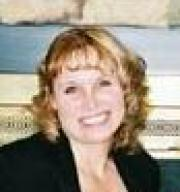
#> input picture 01_code/68pts_classifications/faces/file0005.jpg, 180 x 192 px
$ python -i auxiliary.py   (imports and definitions only)   (older library calls are emulated)
#> lines starting #> are read from the running program, lines starting #| are printed output that depends on the picture
#> further down, picture is the input picture: shape (192, 180, 3); mean B, G, R 130.7, 146, 157.2
#! /usr/bin/env python3
# -*- coding: utf-8 -*-

__author__ = "chen"

import cv2 as cv
import time
from PIL import Image
import numpy as np
import csv

class Mouth_Decector(object):

    def __init__(self):
        # load classifiers
        self.harr_face = cv.CascadeClassifier('../01_dataset_GENKI_4K/haarcascade_frontalface_default.xml')
        self.harr_mouth = cv.CascadeClassifier('../01_dataset_GENKI_4K/haarcascade_mouth.xml')


    # FA detected face as detected face
    def find_max_square(self, squares, tag='square', verbose=0):
        max_square_size = 0
        max_square = []
        if len(squares) > 0:
            # squares: [0]: x; [1]: y; [2]: width; [3]: height
            for (x, y, w, h) in squares:
                if  w * h > max_square_size:
                    max_square_size = w * h
                    max_square = [x, y, w, h]

            if verbose > 0:
                if len(max_square) == 0: # did not detect face
                    print('no %s found')# in %s' % (tag, img_path))
                else:
                    print('find %s @ %s' % (tag, str(max_square)))
        return max_square

    def find_lowest_square(self, squares, tag='square', verbose=0):
        max_y = 0
        lowest_square = []
        if len(squares) > 0:
            # squares: [0]: x; [1]: y; [2]: width; [3]: height
            for (x, y, w, h) in squares:
                if  y > max_y:
                    max_y = y
                    lowest_square = [x, y, w, h]

            if verbose > 0:
                if len(lowest_square) == 0: # did not detect face
                    print('no %s found in')# %s' % (tag, img_path))
                else:
                    print('find %s @ %s' % (tag, str(lowest_square)))

        return lowest_square

    def find_mouth(self, img, is_square_face=False, is_square_mouth=False):
        # runing the classifiers
    #     img = imread(img_path)
#> called with is_square_face = False, is_square_mouth = False
        gray = cv.cvtColor(img, cv.COLOR_BGR2GRAY)
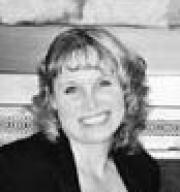
#> gray: shape (192, 180); min 0, max 255, mean 147.6
        faces = self.harr_face.detectMultiScale(gray, 1.3, 5)
#> faces = [[42, 52, 92, 92]]
        max_face = self.find_max_square(faces, tag='face')
#> the loop in find_max_square, `for (x, y, w, h) in squares:` made 1 pass
#> (x, y, w, h, max_square_size) on pass 1: (42, 52, 92, 92, 8464)
#> after the loop in find_max_square, `for (x, y, w, h) in squares:`: max_square_size = 8464
#> max_face = [42, 52, 92, 92]
        # for (x, y, w, h) in faces:
        # img = cv.rectangle(img, (x,y), (x+w, y+h), (255,0,0), 2)
        if len(max_face) > 0:
            x, y, w, h = max_face
#> x = 42; y = 52; w = 92; h = 92
            face_gray = gray[y:y+h, x:x+w]
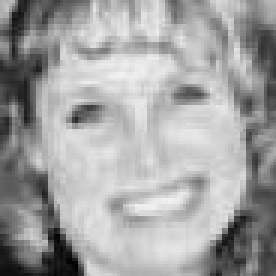
#> face_gray: shape (92, 92) (shown 3 times larger); min 2, max 242, mean 162.1
            face_color = img[y:y+h, x:x+w]
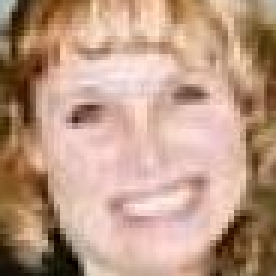
#> face_color: shape (92, 92, 3) (shown 3 times larger); mean B, G, R 133.4, 154.2, 188.5
            if is_square_face:
                cv.rectangle(img, (x,y), (x+w, y+h), (255,0,0), 2)
        #     imshow(img)
            mouths = self.harr_mouth.detectMultiScale(face_gray)
#> mouths = [[33, 60, 35, 21]]
            mouth = self.find_lowest_square(mouths, tag='mouth')
#> the loop in find_lowest_square, `for (x, y, w, h) in squares:` made 1 pass
#> (x, y, w, h, max_y) on pass 1: (33, 60, 35, 21, 60)
#> after the loop in find_lowest_square, `for (x, y, w, h) in squares:`: max_y = 60
#> mouth = [33, 60, 35, 21]
        #     for (mx, my, mw, mh) in mouths:
        #         cv.rectangle(roi_color, (mx,my), (mx+mw, my+mh), (0,255,0), 1)
        #         print(mx, my, mw, mh)
            if len(mouth) > 0:
                mx, my, mw, mh = mouth
#> mx = 33; my = 60; mw = 35; mh = 21
                if is_square_mouth:
                    cv.rectangle(face_color, (mx-1,my-1), (mx+mw+1, my+mh+1), (0,255,0), 1)
    #             imshow(img)
                return x+mx, y+my, mw, mh
        return []


    def get_partial(self, img, x, y, w, h):
        return img[y:y+h, x:x+w]


    def normalize_img(self, img, is_grey=True, is_vectorize=False, width=28, height=10):
        size = width, height # (width, height)
        im = Image.fromarray(img)# Image.open(filename)
        resized_im = im.resize(size, Image.ANTIALIAS) # resize image
        result = np.array(resized_im)
        if is_grey:
            im_grey = resized_im.convert('L') # convert the image to *greyscale*
            im_array = np.array(im_grey) # convert to np array
            result = im_array
        if is_vectorize:
            oned_array = result.reshape(size[0] * size[1])
            result = oned_array
        return result#np.array(resized_im)#oned_array


>>> import cv2
>>> picture = cv2.imread('faces/file0005.jpg')
>>> result = Mouth_Decector().find_mouth(picture)
#> result = (75, 112, 35, 21)

$ run again, on 01_code/68pts_classifications/faces/file0022.jpg
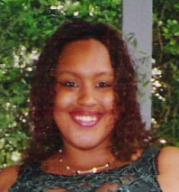
#> input picture 01_code/68pts_classifications/faces/file0022.jpg, 179 x 192 px
#> picture is the input picture: shape (192, 179, 3); mean B, G, R 59.4, 78.9, 97.1
#> in find_mouth, `gray = cv.cvtColor(img, cv.COLOR_BGR2GRAY)`:
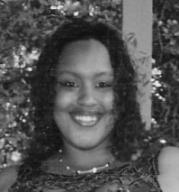
#> gray: shape (192, 179); min 13, max 248, mean 82.1
#> faces = [[40, 49, 91, 91]]
#> the loop in find_max_square, `for (x, y, w, h) in squares:` made 1 pass
#> (x, y, w, h, max_square_size) on pass 1: (40, 49, 91, 91, 8281)
#> after the loop in find_max_square, `for (x, y, w, h) in squares:`: max_square_size = 8281
#> max_face = [40, 49, 91, 91]
#> in find_mouth, `x, y, w, h = max_face`: x = 40; y = 49; w = 91
#> in find_mouth, `face_color = img[y:y+h, x:x+w]`:
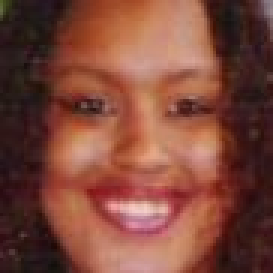
#> face_color: shape (91, 91, 3) (shown 3 times larger); mean B, G, R 58.5, 71.8, 126.1
#> mouths = [[12, 26, 33, 20], [23, 57, 48, 29]]
#> the loop in find_lowest_square, `for (x, y, w, h) in squares:` made 2 passes
#> (x, y, w, h, max_y) on passes 1 to 2: (12, 26, 33, 20, 26), (23, 57, 48, 29, 57)
#> after the loop in find_lowest_square, `for (x, y, w, h) in squares:`: max_y = 57
#> mouth = [23, 57, 48, 29]
#> mx = 23; my = 57; mw = 48; mh = 29
#> result = (63, 106, 48, 29)

$ run again, on 01_code/68pts_classifications/faces/file0258.jpg
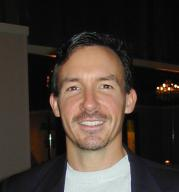
#> input picture 01_code/68pts_classifications/faces/file0258.jpg, 179 x 192 px
#> picture is the input picture: shape (192, 179, 3); mean B, G, R 50.2, 57.2, 67.4
#> in find_mouth, `gray = cv.cvtColor(img, cv.COLOR_BGR2GRAY)`:
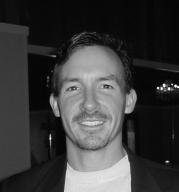
#> gray: shape (192, 179); min 0, max 253, mean 59.4
#> faces = [[47, 52, 89, 89]]
#> the loop in find_max_square, `for (x, y, w, h) in squares:` made 1 pass
#> (x, y, w, h, max_square_size) on pass 1: (47, 52, 89, 89, 7921)
#> after the loop in find_max_square, `for (x, y, w, h) in squares:`: max_square_size = 7921
#> max_face = [47, 52, 89, 89]
#> in find_mouth, `x, y, w, h = max_face`: x = 47; y = 52; w = 89
#> in find_mouth, `face_color = img[y:y+h, x:x+w]`:
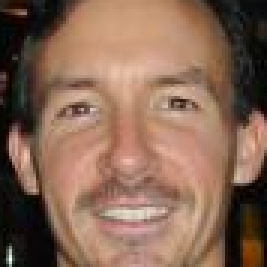
#> face_color: shape (89, 89, 3) (shown 3 times larger); mean B, G, R 84.2, 102.8, 135
#> mouths = [[45, 24, 31, 18], [27, 62, 35, 21]]
#> the loop in find_lowest_square, `for (x, y, w, h) in squares:` made 2 passes
#> (x, y, w, h, max_y) on passes 1 to 2: (45, 24, 31, 18, 24), (27, 62, 35, 21, 62)
#> after the loop in find_lowest_square, `for (x, y, w, h) in squares:`: max_y = 62
#> mouth = [27, 62, 35, 21]
#> mx = 27; my = 62; mw = 35; mh = 21
#> result = (74, 114, 35, 21)
